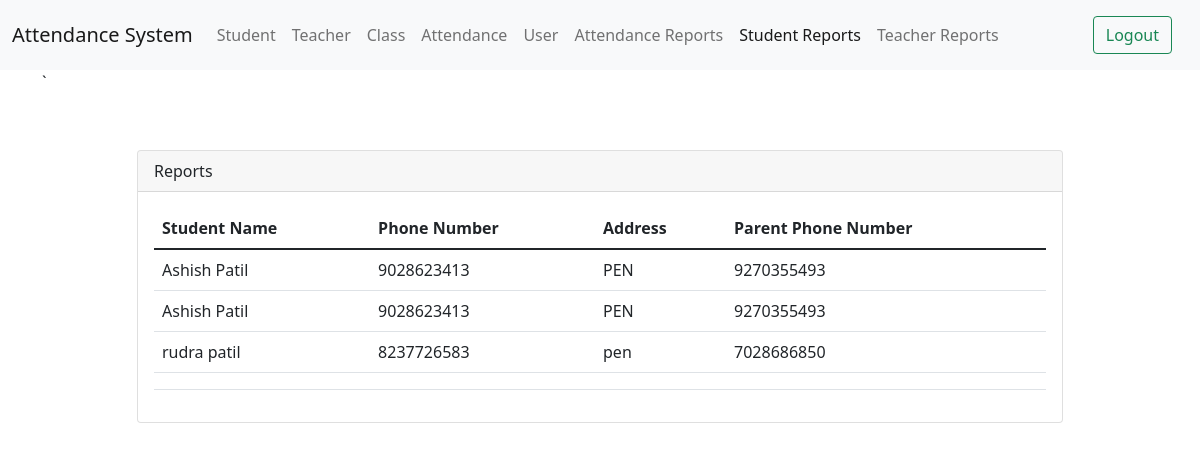
The app's page /student_reports, older data.
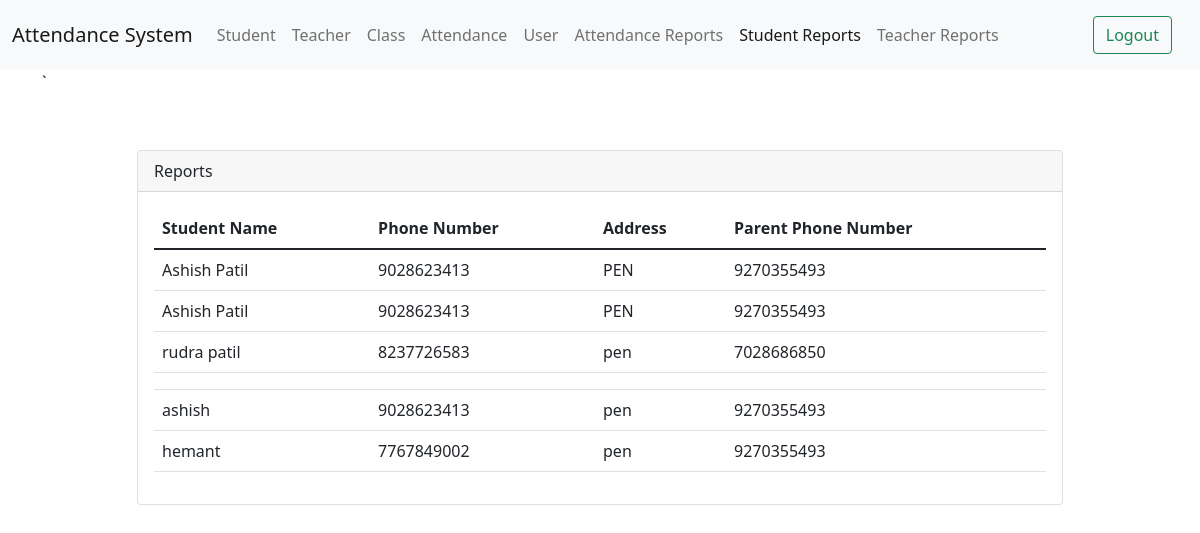
The same page, newer data.
### tables this page shows
CREATE TABLE STUDENT(
   STUDENT_NAME            CHAR(50),
   PHONE_NUMBER             CHAR(50),
   ADDRESS        CHAR(50),
   PARENT_PHONE_NUMBER         CHAR(50)
);

### main.py (the view)
@app.route('/student_reports')
def student_reports():
   from database.student import view_student
   student_dict=view_student()
   print(student_dict)
   return render_template("student_reports.html",student_dict=student_dict)

### database/student.py (called while the page is built)
def view_student():
        print("conecting to database")
        conn = sqlite3.connect('attendance_system_DB.db')
        cursor = conn.cursor()
        df = pandas.read_sql("select * from student", con=conn)
        print(df)
        conn.close()
        return df.to_dict("records")

### templates/student_reports.html (shortened to what this page needs)
<!DOCTYPE html>
<html lang="en">
<head>
    <link href="https://cdn.jsdelivr.net/npm/bootstrap@5.1.3/dist/css/bootstrap.min.css" rel="stylesheet">
</head>
<body>
<nav class="navbar navbar-expand-lg navbar-light bg-light">
  <div class="container-fluid">
    <a class="navbar-brand" href="#">Attendance System</a>
    <div class="collapse navbar-collapse" id="navbarSupportedContent">
      <ul class="navbar-nav me-auto mb-2 mb-lg-0">
        <li class="nav-item">
          <a class="nav-link" aria-current="page" href="/add_student">Student</a>
        </li>
        <li class="nav-item">
          <a class="nav-link" href="/add_teacher">Teacher</a>
        </li>
          <li class="nav-item">
          <a class="nav-link" href="/add_class">Class</a>
        </li>
          <li class="nav-item">
          <a class="nav-link" href="/attendance_sheet">Attendance</a>
        </li>
        <li class="nav-item">
          <a class="nav-link" href="/add_user">User</a>
        </li>
          <li class="nav-item">
          <a class="nav-link" href="/reports">Attendance Reports</a>
        </li>
        <li class="nav-item">
          <a class="nav-link active" href="/student_reports">Student Reports</a>
        </li>
        <li class="nav-item">
          <a class="nav-link" href="/teacher_reports">Teacher Reports</a>
        </li>
      </ul>
      <a class="nav-link" href="/"><button class="btn btn-outline-success" type="submit">Logout</button></a>
    </div>
  </div>
</nav>
<div class="container">
  <div class="row">
    <div class="col">
`
    </div>
    <div class="col-10">
      <div class="card" style="margin-top:80px" >
  <div class="card-header">
    Reports
  </div>
  <div class="card-body">
    <table class="table">
  <thead>
    <tr>
      <th scope="col">Student Name</th>
      <th scope="col">Phone Number</th>
      <th scope="col">Address</th>
      <th scope="col">Parent Phone Number</th>
    </tr>
  </thead>
  <tbody>
   {% for attendance in student_dict %}
   <tr>
     <td>{{ attendance.STUDENT_NAME}}</td>
     <td>{{ attendance.PHONE_NUMBER}}</td>
     <td>{{ attendance.ADDRESS}}</td>
     <td>{{ attendance.PARENT_PHONE_NUMBER}}</td>
   </tr>
  {% endfor %}
  </tbody>
</table>
   </div>
</div>
    </div>
    <div class="col">
    </div>
  </div>
</div>
</body>
</html>

Row changes from the older to the newer data that the page shows:
added STUDENT: STUDENT_NAME "ashish", PHONE_NUMBER "9028623413", ADDRESS "pen", PARENT_PHONE_NUMBER "9270355493"
added STUDENT: STUDENT_NAME "hemant", PHONE_NUMBER "7767849002", ADDRESS "pen", PARENT_PHONE_NUMBER "9270355493"
